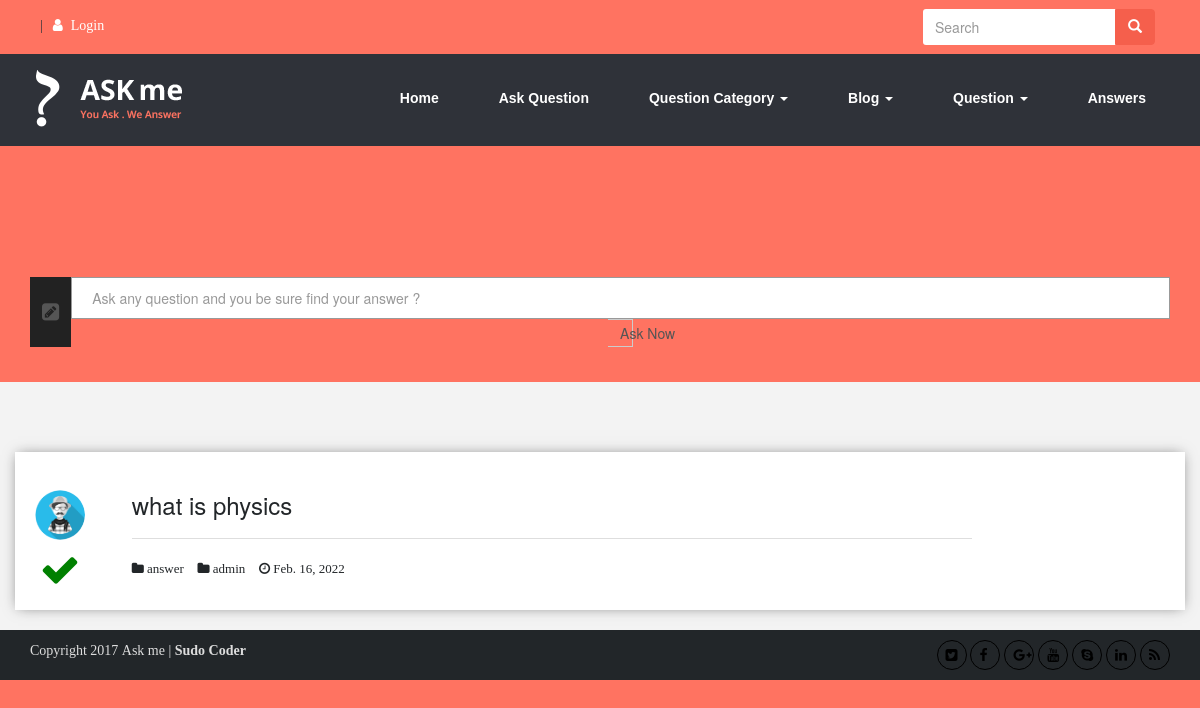
Page /category/1 on the committed database.
### question/models.py (models this page shows, shortened)
class question(models.Model):
    category=models.ForeignKey(questionCategory, on_delete=models.CASCADE)
    question=models.TextField()
    upvote=models.IntegerField(default=0)
    downvote=models.IntegerField(default=0)
    date=models.DateField()
    author=models.ForeignKey(User, on_delete=models.CASCADE)

### frontend/views.py (the view, shortened to what this page needs)
# urls.py: path('category/<int:category_id>', views.Category.as_view(), name="Category"),
class Category(View):
    template_name='category.html'
    def get(self, request, category_id=None):
        if category_id:
            questionCategories=questionCategory.objects.all()
            questions=question.objects.filter(category_id=category_id)
            context={
                'questionCategories':questionCategories,
                'questions':questions
            }
            return render(request, self.template_name, context)

### templates/category.html (shortened to what this page needs)
{% extends 'base.html' %} {% block content %}
<form method="post">
  <section class="category2781">
    {% for question in questions %}
    <div class="question-type2033">
      <div class="row">
        <div class="col-md-1">
          <div class="left-user12923 left-user12923-repeat">
            <a href="#"><img src="image/images.png" alt="image" /> </a>
            <a href="#"><i class="fa fa-check" aria-hidden="true"></i></a>
          </div>
        </div>
        <div class="col-md-9">
          <div class="right-description893">
            <div id="que-hedder2983">
              <h3>
                <a href="post-deatils.html" target="_blank">
                  {{question.question}}</a
                >
              </h3>
            </div>
            <hr />
            <div class="ques-icon-info3293">
              <a href="#"
                ><i class="fa fa-folder" aria-hidden="true"> answer</i></a
              >
              <a href="#"
                ><i class="fa fa-folder" aria-hidden="true">
                  {{question.author}}</i
                ></a
              >
              <span
                ><i class="fa fa-clock-o" aria-hidden="true">
                  {{question.date}}</i
                >
              </span>
            </div>
          </div>
        </div>
      </div>
    </div>
    {% endfor %}
  </section>
</form>
{% endblock content %}

### static/css/style.css (style rules this page uses)
* { margin: 0; padding: 0; }
body { background-color: #F3F3F3; }
hr { border: none; border-top: 1px solid #DEDEDE; background-color: #fff; }
.question-type2033 { background-color: #fff; margin-bottom: 20px; padding: 20px; -webkit-box-shadow: 0px 0px 13px -3px #777; box-shadow: 0px 0px 13px -3px #777; }
.left-user12923-repeat { margin-top: 18px; }
.left-user12923 .fa-check { font-size: 40px; margin-top: 10px; padding-left: 5px; color: green; }
.left-user12923 img { height: 50px; width: 50px; border-radius: 50%; }
#que-hedder2983 h3 { text-decoration: none; color: #222629; }
#que-hedder2983 a { text-decoration: none; color: #222629; }
.ques-icon-info3293 { font-size: 13px; font-weight: bold; }
.ques-icon-info3293 i { margin: 0 10px 0px 0px; }
.ques-icon-info3293 .fa-folder { color: #222629; }
.ques-icon-info3293 .fa-clock-o { color: #222629; }
.category2781 { margin-top: 70px; }

### static/css/loginstyle.css (style rules this page uses)
html { background: #FF7361; font-family: "Roboto", sans-serif; }

### rows in the picture
question: question "what is physics", author "admin", date "Feb. 16, 2022"
